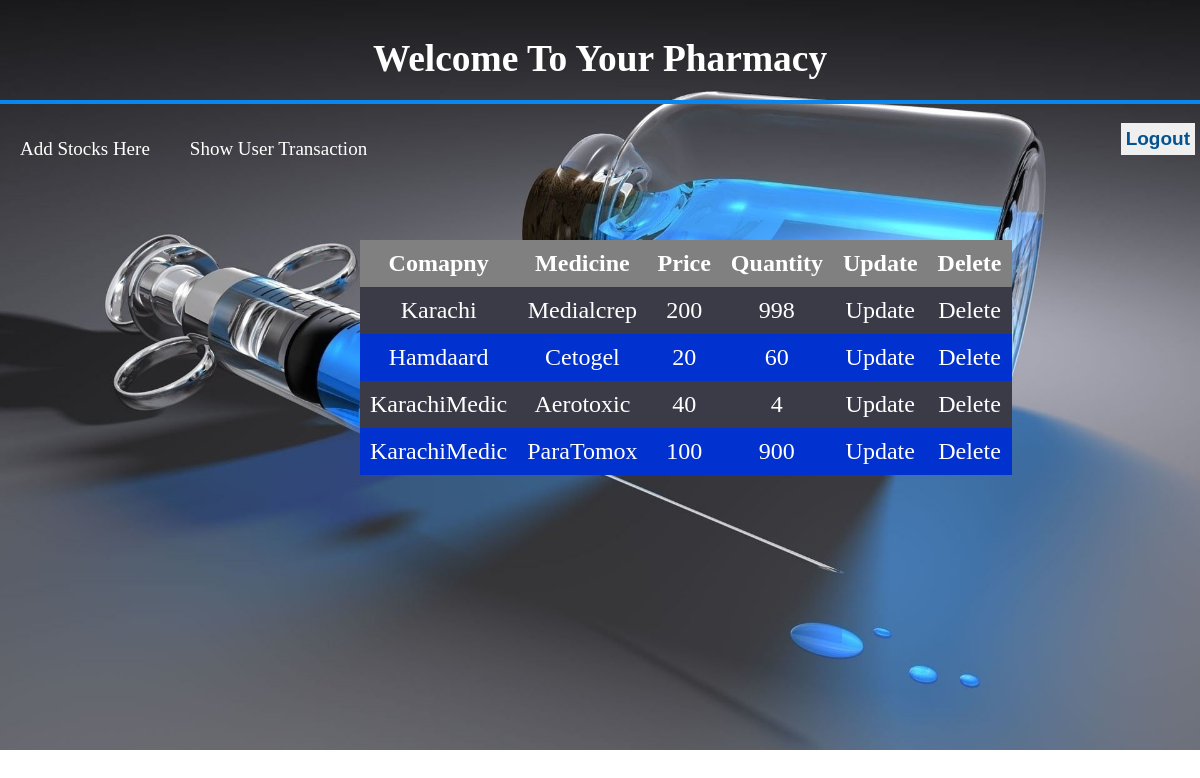
The app's page /stocks/ (signed in) with its own data.
### stocks/models.py (models this page shows)
class Stocks_Details(models.Model):
    company_name=models.CharField(max_length=100)
    medicine=models.CharField(max_length=250)
    price=models.IntegerField()
    quantity=models.IntegerField()

### stocks/views.py (the view)
# urls.py: path('',views.show,name='home'),
@login_required(login_url='/accounts/login/')
def show(request):
    sd=Stocks_Details.objects.all()
    return render(request,'details.html',{'sd_d':sd})

### stocks/templates/details.html (shortened to what this page needs)
{% extends 'page1.html' %}
{% block start %}
   <div id=nav-bar>
            <center> <h3>  <strong>"</strong> Welcome To Your Pharmacy  <strong>"</strong>
                </h3></center>
                <form action="/accounts/logout/" method=post id=logout>
                        <input type="submit" value="Logout" name=logout>
                        </form>
                <a href="{% url 'stocks-app:add-stock' %}" id=a1>Add Stocks Here </a>
                <a href="{% url 'stocks-app:show-user' %}" id=a2>Show User Transaction</a>
        </div>
            <div id=detail-table>
                        <img src="/usman_static/images2.jpg" alt="medicine-background" height=100% width=100%>
<table>
        <tr>
                <th>Comapny</th>
                <th>Medicine</th>
                <th>Price</th>
                <th>Quantity</th>
                <th>Update</th>
                <th>Delete</th>
        </tr>
{% for i in sd_d %}
                    <tr>
                            <td>{{ i.company_name }}</td>
                            <td>{{ i.medicine }}</td>
                            <td>{{ i.price }}</td>
                            <td>{{ i.quantity }}</td>
                            <td class=ud><a href="{% url 'stocks-app:update_stock' i.id %}"  > Update</a></td>
                            <td class=ud><a href="{% url 'stocks-app:delete_stock' i.id %}"  >Delete</a></td>
                    </tr>
{% endfor %}
</table>
</div>
{% endblock %}

### assets/style.css (style rules this page uses)
body { margin:0; padding:0; }
#nav-bar { background: transparent; height:100px; width:100%; top:0; border:none; position: absolute; border-bottom:4px solid rgb(8, 135, 240); z-index: 1; font-size: 2em; transition: 1.5s; color:white; }
#login-admin input[type=text],[type=password] ,[type=submit] { font-size:1em; margin-top:9px; text-align: center; color:rgb(3, 82, 146); }
#logout input[type=submit] { float:right; bordeR:none; padding:5px; margin:5px; font-size: 1.5em; cursor:pointer; font-size:19px; font-weight: bolder; transition: .5s; }
#a1,#a2 { text-decoration: none; margin:20px; float:left; font-size:19px; z-index: -1; color:white; }
#detail-table table { position: absolute; top:30%; left:30%; font-size:1.5em; }
#detail-table table { border-collapse: collapse; }
#detail-table table th { background-color: gray; color:white; padding:10px; margin:0; }
#detail-table table td { padding:10px; text-align: center; }
#detail-table table tr { text-decoration: none; background-color: rgb(1, 49, 207); color:white; transition: .5s; }
#detail-table table a { color:white; text-decoration: none; }
#detail-table table tr:nth-child(even) { background-color: rgb(59, 59, 71); transition: .5s; }

### records on screen
Stocks_Details: company_name "Karachi", medicine "Medialcrep", price "200", quantity "998"
Stocks_Details: company_name "Hamdaard", medicine "Cetogel", price "20", quantity "60"
Stocks_Details: company_name "KarachiMedic", medicine "Aerotoxic", price "40", quantity "4"
Stocks_Details: company_name "KarachiMedic", medicine "ParaTomox", price "100", quantity "900"
